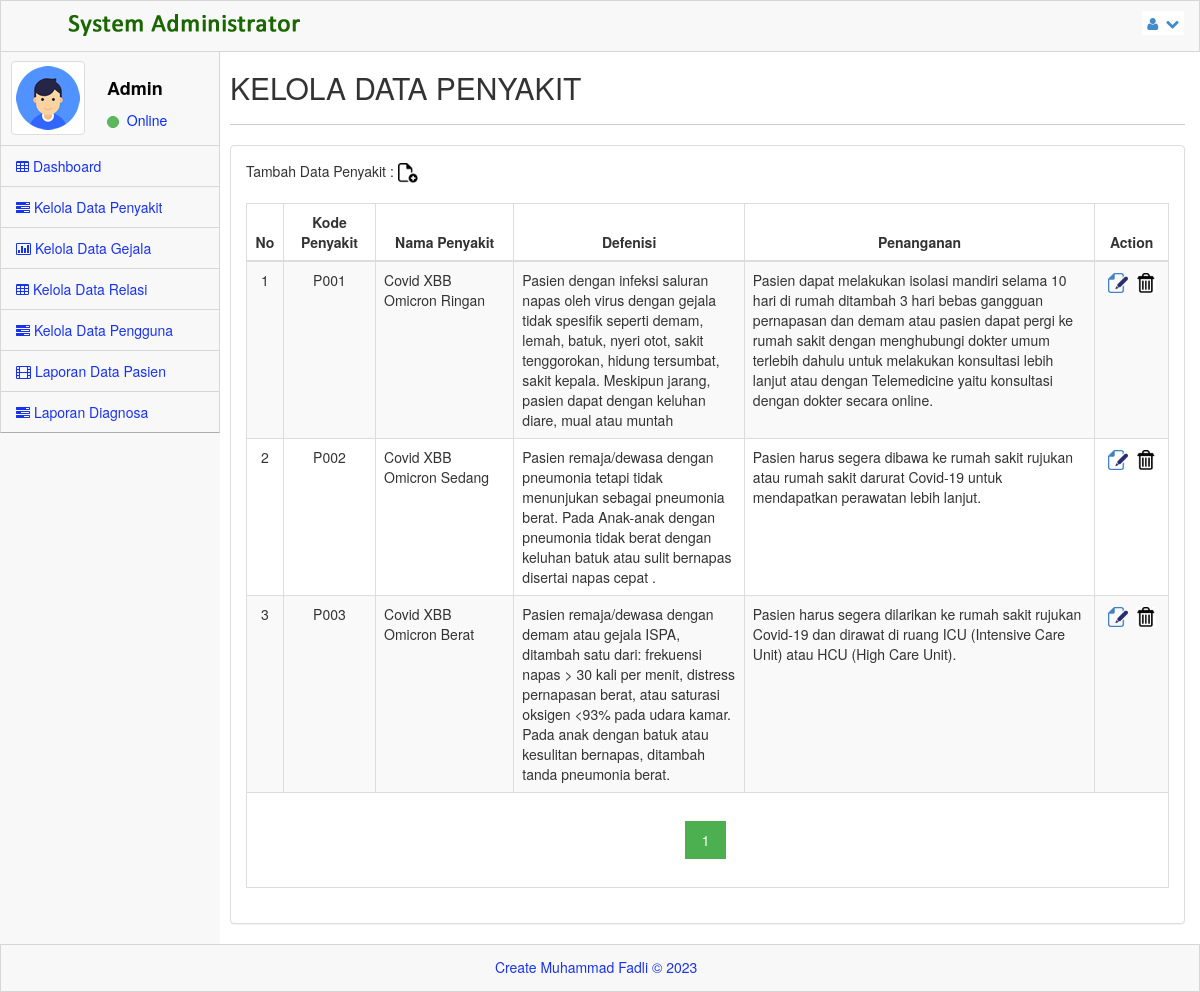
The app's page /profiadmin/kelola_penyakit.php (signed in) with its own data.
### tables this page shows
CREATE TABLE `penyakit` (
  `id_penyakit` int(4) UNSIGNED NOT NULL,
  `kd_penyakit` char(4) NOT NULL,
  `nm_penyakit` varchar(60) NOT NULL,
  `definisi` text NOT NULL,
  `solusi` text NOT NULL,
  `uraian` text NOT NULL
);

### profiadmin/kelola_penyakit.php (the view, shortened to what this page needs)
<?php
include("../koneksi.php");
if (isset($_SESSION['nama']))
{
?>
<!DOCTYPE html>
<html lang="en">
<head>
  <link rel="stylesheet" href="assets/plugins/bootstrap/css/bootstrap.css" />
  <link rel="stylesheet" href="assets/css/main.css" />
  <link rel="stylesheet" href="assets/css/MoneAdmin.css" />
  <link rel="stylesheet" href="assets/plugins/Font-Awesome/css/font-awesome.css" />
  <link href="assets/plugins/dataTables/dataTables.bootstrap.css" rel="stylesheet" />
</head>
<body class="padTop53 " >
  <div id="wrap">
     <div id="top">
        <nav class="navbar navbar-inverse navbar-fixed-top " style="padding-top: 10px;">
           <header class="navbar-header"><a href="../profiadmin/" class="navbar-brand"><img src="assets/img/logo.png" alt="" /></a></header>
           <ul class="nav navbar-top-links navbar-right">
              <li class="dropdown">
                <a class="dropdown-toggle" data-toggle="dropdown" href="#"><i class="icon-user "></i>&nbsp; <i class="icon-chevron-down "></i></a>
              </li>
           </ul>
        </nav>
      </div>
    <div id="left">
      <div class="media user-media well-small">
         <a class="user-link" href="../profiadmin/"><img class="media-object img-thumbnail user-img" alt="User Picture" src="assets/img/user.gif" /></a><br />
         <div class="media-body">
            <h5 class="media-heading">Admin</h5>
            <ul class="list-unstyled user-info">
               <li><a class="btn btn-success btn-xs btn-circle" style="width: 10px;height: 12px;"></a>&nbsp;&nbsp;Online</li>
            </ul>
        </div><br />
      </div>
      <ul id="menu" class="collapse">
        <li class="panel"><a href="../profiadmin/" ><i class="icon-table"></i>&nbsp;Dashboard&nbsp;</a></li>
        <li><a href="kelola_penyakit.php"><i class="icon-tasks"></i>&nbsp;Kelola Data Penyakit&nbsp;</a></li>
        <li><a href="kelola_gejala.php"><i class="icon-bar-chart"></i>&nbsp;Kelola Data Gejala&nbsp;</a></li>
        <li><a href="kelola_relasi.php"><i class="icon-table"></i>&nbsp;Kelola Data Relasi&nbsp;</a></li>
        <li><a href="kelola_user.php"><i class="icon-tasks"></i>&nbsp;Kelola Data Pengguna&nbsp;</a></li>
        <li><a href="laporan_pasien.php"><i class="icon-film"></i>&nbsp;Laporan Data Pasien&nbsp;</a></li>
        <li><a href="laporan_diagnosa.php"><i class="icon-tasks"></i>&nbsp;Laporan Diagnosa&nbsp;</a></li>
	  </ul>
    </div>
    <div id="content">
       <div class="inner">
          <div class="row">
              <div class="col-lg-12">
                  <h2>KELOLA DATA PENYAKIT</h2>
 			  </div>
          </div><hr />
 		  <div class="row">
            <div class="col-lg-12">
                <div class="panel panel-default">
                     <div class="panel-body">
                         <div class="table-responsive">
							 Tambah Data Penyakit :&nbsp;<a href="add_penyakit.php"><img src="assets/img/add.png" width="20"></br></br></a>
                             <table class="table table-striped table-bordered table-hover" >
                                 <thead>
                                    <tr>
                                      <th width="4%"><div align="center">No</div></th>
                                      <th width="10%"><div align="center">Kode Penyakit</div></th>
                                      <th width="15%"><div align="center">Nama Penyakit</div></th>
                                      <th width="25%"><div align="center">Defenisi</div></th>
                                      <th width="38%"><div align="center">Penanganan</div></th>
                                      <th width="8%"><div align="center">Action</div></th>
                                    </tr>
                                  </thead>
                                  <tbody>
                                  <?php
									  $noPage = (isset($_GET['page']))? $_GET['page'] : 1;
									  $dataPerPage = 5;
									  $offset = ($noPage - 1) * $dataPerPage;
									  $total_data  = "SELECT COUNT(*) AS jumData FROM `penyakit` ORDER BY `kd_penyakit`";
                                      $query = "SELECT * FROM `penyakit` ORDER BY `kd_penyakit` LIMIT $offset, $dataPerPage";
									  $result = mysqli_query($koneksi,$query);
	                                  $No = 1;
	                                  while ($data = mysqli_fetch_array($result)) {
									?>
                                     <tr>
                                       <td><div align="center"><?php echo $No ?></div></td>
									   <td><div align="center"><?php echo $data['kd_penyakit'] ?></div></td>
									   <td><?php echo $data['nm_penyakit'] ?></td>
									   <td><?php echo $data['definisi'] ?></td>
									   <td><?php echo $data['solusi'] ?></td>
                                       <td align="center">
                                        <a href="edit_penyakit.php?id=<?php echo $data['id_penyakit'] ?>">
                                        <img src="assets/img/edit.png" width="20"></a>&nbsp;
                                        <a href="javascript:delete_data(<?php echo $data['id_penyakit'] ?>)">
                                        <img src="assets/img/delete.png" width="20"></a>
                                       </td>
                                     </tr>
                                     <?php
										$No++;
										 }
										$hasil   = mysqli_query($koneksi,$total_data);
										$data    = mysqli_fetch_array($hasil);
										$jumData = $data['jumData'];
										$jumPage = ceil($jumData/$dataPerPage);
									    ?>
                                        <tr>
											<td colspan="11">
												<div class="center">
												  <div class="pagination">
													<?php
													 for($page = 1; $page <= $jumPage; $page++)
														{
														  if ((($page >= $noPage - 3) && ($page <= $noPage + 3)) || ($page == 1)
														   || ($page == $jumPage))
															{
																if ($page == $noPage)
																	echo " <a href='".$_SERVER['PHP_SELF']."?page=".$page."'
																	class=active>".$page."</a>&nbsp";
																else
																	echo " <a href='".$_SERVER['PHP_SELF']."?page=".$page."'
																	class=active>".$page."</a>&nbsp";
															}
														}
													?>
												  </div>
												</div>
											</td>
										</tr>
                                   </tbody>
                                </table>
                            </div>
                        </div>
                    </div>
                </div>
            </div>
		 </div>
	   </div>
	 </div>
    <div id="footer">
      <p>Create Muhammad Fadli &copy;&nbsp;2023 &nbsp;</p>
    </div>
</body>
</html>
<?php
}
?>

### profiadmin/assets/css/main.css (style rules this page uses)
#wrap { margin: 0 auto; }
#footer { height: 48px; background-color: #222222; }
@media (min-width: 768px) { html, body { height: 100%; } }
@media (min-width: 768px) { #wrap { height: auto !important; height: 100%; min-height: 100%; padding: 0 0 48px; margin-bottom: -48px; } }
body.padTop53 { padding-top: 75px; overflow: visible; }
@media (min-width: 802px) { body.padTop53 { padding-top: 51px; } }
#wrap:before, #top:before, .head:before, #footer:before, #wrap:after, #top:after, .head:after, #footer:after { display: table; content: " "; }
#wrap:after, #top:after, .head:after, #footer:after { clear: both; }
#wrap { background-color: #f8f8f8; }
@media (min-width: 768px) { #left { position: relative; float: left; width: 100px; } }
@media (min-width: 768px) { #content { margin-left: 100px; } }
@media (min-width: 768px) { #left { margin-bottom: -10px; } }
@media (min-width: 992px) { #left { width: 220px; } }
@media (min-width: 992px) { #content { margin-left: 220px; } }
#top .navbar { margin-bottom: 0; border:1px solid rgb(216, 215, 215); background-color:#f8f8f8; }
#top .navbar-brand { padding: 0; }
.user-media { display: none; color:#0029FF; border-right:1px solid rgb(216, 215, 215); border-left:1px solid rgb(216, 215, 215); }
@media (min-width: 768px) { .user-media { display: block; } }
@media (min-width: 768px) { .user-media .media-body { display: none; } }
@media (min-width: 768px) { .user-media .user-link { position: relative; display: block; margin-right: auto; margin-left: auto; } }
@media (min-width: 768px) { .user-media .user-link .user-img { margin: 10px auto; } }
@media (min-width: 992px) { .user-media .user-link { float: left; } }
@media (min-width: 992px) { .user-media .user-link .user-img { margin: 10px; } }
@media (min-width: 992px) { .user-media .media-body { display: block; float: left; margin-left: 12px; } }
@media (min-width: 992px) { .user-media .media-body h5.media-heading { font-size: 18px; padding-top: 8px; margin-bottom: 11px; color: #050505; font-weight: bolder; } }
#menu { position: relative; overflow: hidden; border-right:1px solid rgb(216, 215, 215); border-left:1px solid rgb(216, 215, 215); background-color:#f8f8f8; border-bottom: 1px solid rgba(0, 0, 0, 0.3); -webkit-box-shadow: 0 1px 0 rgba(255, 255, 255, 0.05); box-shadow: 0 1px 0 rgba(255, 255, 255, 0.05); }
#menu, #menu ul { padding: 0; margin: 0; list-style: none; }
@media (min-width: 768px) { #menu.collapse { display: inherit !important; } }
#menu > li { position: relative; display: block; margin: 0; border-width: 0; border-radius: 0; }
#menu > li > a { position: relative; display: block; padding: 10px 15px; color: #1933EC; border-top:1px solid rgb(216, 215, 215); }
#menu > li.panel { background-color: transparent; }
#menu li > a { text-decoration: none; }
@media (min-width: 768px) { .mini-sidebar #menu > li > a, #menu > li > a { text-align: center; } }
@media (min-width: 768px) { .mini-sidebar #menu > li > a > i, #menu > li > a > i { display: block; font-size: 20px; } }
@media (min-width: 768px) { #menu:after, .mini-sidebar #menu:after { position: absolute; top: 0; right: 0; bottom: 0; left: 0; display: block; width: 0; -webkit-box-shadow: 97px 1px 5px 2px rgba(0, 0, 0, 0.6); box-shadow: 97px 1px 5px 2px rgba(0, 0, 0, 0.6); } }
@media (min-width: 992px) { #menu > li > a { text-align: left; } }
@media (min-width: 992px) { #menu > li > a > i { display: inline; font-size: 14px; } }
@media (min-width: 992px) { #menu:after { -webkit-box-shadow: 217px 1px 5px 2px rgba(0, 0, 0, 0.6); box-shadow: 217px 1px 5px 2px rgba(0, 0, 0, 0.6); } }
#content { -webkit-transition: margin 0.4s; transition: margin 0.4s; }
.inner { position: relative; min-height: 1px; padding-right: 15px; padding-left: 10px; background: #fff; border: 0px solid #e4e4e4; }
@media (min-width: 768px) { .inner { float: left; width: 100%; } }
.inner .row { margin-right: -15px; margin-left: -15px; }
#footer { margin: 0 auto; color: #1933EC; background-color:#f8f8f8; border:1px solid rgb(216, 215, 215); }
#footer p { padding: 12px 0 0; text-align: center; }
.btn-circle { width: 40px; height: 40px; padding: 8px 10px; border-radius: 500px; }
.btn-circle.btn-xs { width: 20px; height: 20px; padding: 0 5px; }
.inner hr { margin-top: 10px; border-top-color: #ccc; }

### records on screen
penyakit: kd_penyakit "P001", nm_penyakit "Covid XBB Omicron Ringan", definisi "Pasien dengan infeksi saluran napas oleh virus dengan gejala tidak spesifik seperti demam, lemah, batuk, nyeri otot, sakit tenggorokan, hidung tersumbat, sakit kepala. Meskipun jarang, pasien dapat dengan keluhan diare, mual atau muntah", solusi "Pasien dapat melakukan isolasi mandiri selama 10 hari di rumah ditambah 3 hari bebas gangguan pernapasan dan demam atau pasien dapat pergi ke rumah sakit dengan menghubungi dokter umum terlebih dahulu untuk melakukan konsultasi lebih lanjut atau dengan Telemedicine yaitu konsultasi dengan dokter secara online."
penyakit: kd_penyakit "P002", nm_penyakit "Covid XBB Omicron Sedang", definisi "Pasien remaja/dewasa dengan pneumonia tetapi tidak menunjukan sebagai pneumonia berat. Pada Anak-anak dengan pneumonia tidak berat dengan keluhan batuk atau sulit bernapas disertai napas cepat .", solusi "Pasien harus segera dibawa ke rumah sakit rujukan atau rumah sakit darurat Covid-19 untuk mendapatkan perawatan lebih lanjut."
penyakit: kd_penyakit "P003", nm_penyakit "Covid XBB Omicron Berat", definisi "Pasien remaja/dewasa dengan demam atau gejala ISPA, ditambah satu dari: frekuensi napas > 30 kali per menit, distress pernapasan berat, atau saturasi oksigen <93% pada udara kamar. Pada anak dengan batuk atau kesulitan bernapas, ditambah tanda pneumonia berat.", solusi "Pasien harus segera dilarikan ke rumah sakit rujukan Covid-19 dan dirawat di ruang ICU (Intensive Care Unit) atau HCU (High Care Unit)."
